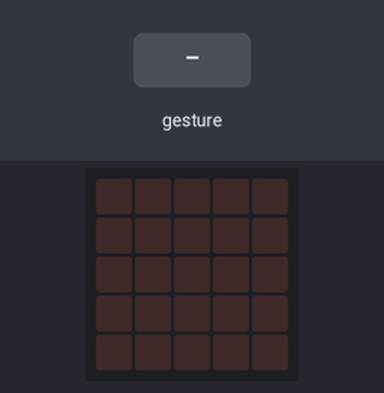
This program was run on a simulated BBC micro:bit (MakeCode). On the bench: the board's 5×5 LED display. The inputs (shaded band) are chosen by the test bench. Random numbers come from a fixed seed; a tilt is held for 1.5 s and a shake lasts 1 s, then the board lies face up again.

Above: at 1.2 s.
1.3 s: gesture 'shake'
At 1.9 s:
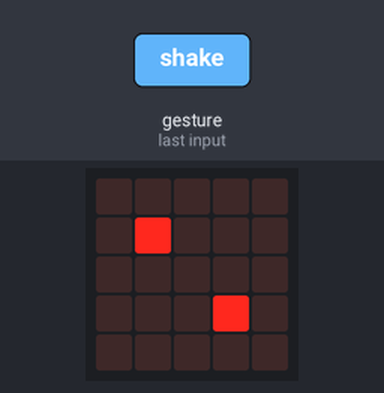
3.0 s: gesture 'shake'
At 4.4 s:
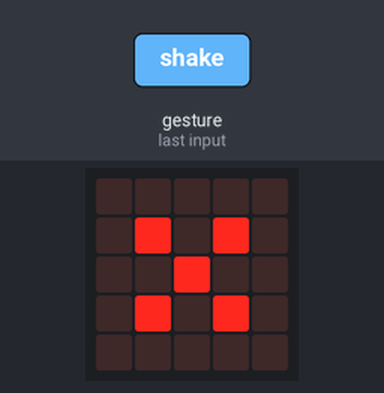
4.7 s: gesture 'shake'
At 5.7 s:
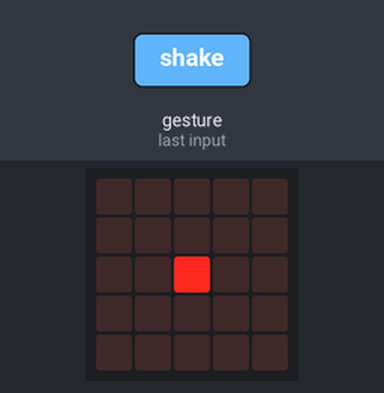
6.4 s: gesture 'shake'
At 7.0 s:
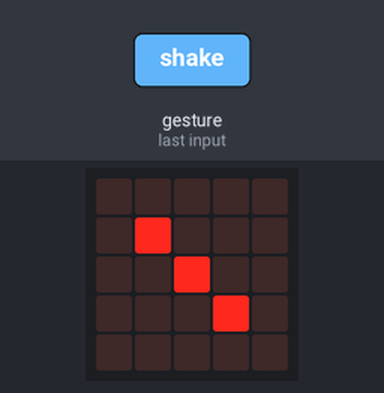
Timing chart, 0 to 9.1 s (numbered marks = the images above; inputs shaded):
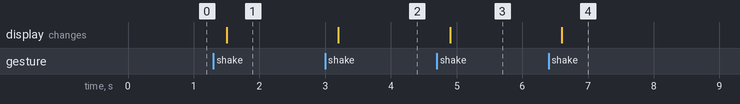

Measured:
- after the input at 1.3 s, the display: changes after 0.20 s (image 1)
- after the input at 3.0 s, the display: changes after 0.20 s (image 2)
- after the input at 4.7 s, the display: changes after 0.20 s (image 3)
- after the input at 6.4 s, the display: changes after 0.20 s (image 4)

The program:

main.ts
```typescript
input.onGesture(Gesture.Shake, function () {
    list22._pickRandom().showImage(0)
})
let list22: Image[] = []
list22[0] = images.createImage(`
    . . . . .
    . . . . .
    . . # . .
    . . . . .
    . . . . .
    `)
list22[1] = images.createImage(`
    . . . . .
    . # . . .
    . . . . .
    . . . # .
    . . . . .
    `)
list22[2] = images.createImage(`
    . . . . .
    . # . . .
    . . # . .
    . . . # .
    . . . . .
    `)
list22[3] = images.createImage(`
    . . . . .
    . # . # .
    . . . . .
    . # . # .
    . . . . .
    `)
list22[4] = images.createImage(`
    . . . . .
    . # . # .
    . . # . .
    . # . # .
    . . . . .
    `)
list22[5] = images.createImage(`
    . . . . .
    . # . # .
    . # . # .
    . # . # .
    . . . . .
    `)
```

test.ts
```typescript
// 在這裡測試；當此封包作為擴充功能時，將不會編譯此內容。
```
